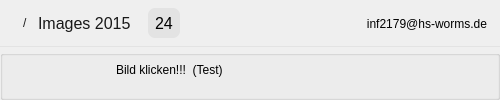
       <widget class="QWidget" name="gridContent" native="true">
        <property name="minimumSize">
         <size>
          <width>500</width>
          <height>0</height>
         </size>
        </property>
        <property name="styleSheet">
         <string notr="true">#gridContent{
       background-color:#FFF;
       border-top:1px solid #e3e3e3;
}</string>
        </property>
        <layout class="QGridLayout" name="gridLayout_10" rowstretch="0,0,0" columnstretch="0">
         <property name="leftMargin">
          <number>0</number>
         </property>
         <property name="topMargin">
          <number>0</number>
         </property>
         <property name="rightMargin">
          <number>0</number>
         </property>
         <property name="bottomMargin">
          <number>0</number>
         </property>
         <property name="spacing">
          <number>0</number>
         </property>
         <item row="0" column="0" alignment="Qt::AlignTop">
          <widget class="QWidget" name="horizontalWidget" native="true">
           <property name="sizePolicy">
            <sizepolicy hsizetype="Preferred" vsizetype="Preferred">
             <horstretch>0</horstretch>
             <verstretch>0</verstretch>
            </sizepolicy>
           </property>
           <property name="minimumSize">
            <size>
             <width>0</width>
             <height>47</height>
            </size>
           </property>
           <property name="maximumSize">
            <size>
             <width>16777215</width>
             <height>47</height>
            </size>
           </property>
           <layout class="QHBoxLayout" name="horizontalLayout_4">
            <property name="spacing">
             <number>0</number>
            </property>
            <property name="leftMargin">
             <number>0</number>
            </property>
            <property name="topMargin">
             <number>0</number>
            </property>
            <property name="rightMargin">
             <number>0</number>
            </property>
            <property name="bottomMargin">
             <number>0</number>
            </property>
            <item alignment="Qt::AlignLeft|Qt::AlignTop">
             <widget class="QWidget" name="pathGridWidget" native="true">
              <property name="minimumSize">
               <size>
                <width>0</width>
                <height>47</height>
               </size>
              </property>
              <property name="styleSheet">
               <string notr="true">#pathGridWidget{
border-bottom:1px solid #e3e3e3;
}</string>
              </property>
              <layout class="QGridLayout" name="gridLayout_18">
               <property name="leftMargin">
                <number>0</number>
               </property>
               <property name="topMargin">
                <number>0</number>
               </property>
               <property name="rightMargin">
                <number>0</number>
               </property>
               <property name="bottomMargin">
                <number>0</number>
               </property>
               <property name="spacing">
                <number>0</number>
               </property>
               <item row="0" column="0">
                <layout class="QHBoxLayout" name="horizontalLayout_6">
                 <property name="spacing">
                  <number>0</number>
                 </property>
                 <item>
                  <widget class="QLabel" name="label_5">
                   <property name="sizePolicy">
                    <sizepolicy hsizetype="Preferred" vsizetype="Preferred">
                     <horstretch>0</horstretch>
                     <verstretch>0</verstretch>
                    </sizepolicy>
                   </property>
                   <property name="styleSheet">
                    <string notr="true">padding-left:10px;
padding-right:3px;</string>
                   </property>
                   <property name="text">
                    <string/>
                   </property>
                   <property name="pixmap">
                    <pixmap>../../../pic/home2.png</pixmap>
                   </property>
                  </widget>
                 </item>
                 <item>
                  <widget class="QLabel" name="label_6">
                   <property name="sizePolicy">
                    <sizepolicy hsizetype="Preferred" vsizetype="Preferred">
                     <horstretch>0</horstretch>
                     <verstretch>0</verstretch>
                    </sizepolicy>
                   </property>
                   <property name="styleSheet">
                    <string notr="true">color:#191919;
font-family: 'Source Sans Pro';
font-weight:regular;
padding-right:3px;
</string>
                   </property>
                   <property name="text">
                    <string>/</string>
                   </property>
                  </widget>
                 </item>
                 <item>
                  <widget class="QLabel" name="label_7">
                   <property name="styleSheet">
                    <string notr="true">color:#191919;
font-family: 'Source Sans Pro';
font-size:16px;
font-weight:regular;
padding-right:13px;</string>
                   </property>
                   <property name="text">
                    <string>Images 2015</string>
                   </property>
                  </widget>
                 </item>
                 <item>
                  <widget class="QLabel" name="label_8">
                   <property name="sizePolicy">
                    <sizepolicy hsizetype="Minimum" vsizetype="Minimum">
                     <horstretch>0</horstretch>
                     <verstretch>0</verstretch>
                    </sizepolicy>
                   </property>
                   <property name="minimumSize">
                    <size>
                     <width>20</width>
                     <height>20</height>
                    </size>
                   </property>
                   <property name="maximumSize">
                    <size>
                     <width>16777215</width>
                     <height>30</height>
                    </size>
                   </property>
                   <property name="styleSheet">
                    <string notr="true">background-color:#e3e3e3;
border-style:solid;
border-radius:7px;
border-color:e3e3e3;
border-width:0px;
font-size:16px;
padding:3px;
font-family: 'Source Sans Pro';
font-weight:regular;</string>
                   </property>
                   <property name="text">
                    <string>24</string>
                   </property>
                  </widget>
                 </item>
                </layout>
               </item>
              </layout>
             </widget>
            </item>
            <item alignment="Qt::AlignTop">
             <widget class="QWidget" name="userGridWidget" native="true">
              <property name="enabled">
               <bool>true</bool>
              </property>
              <property name="sizePolicy">
               <sizepolicy hsizetype="Expanding" vsizetype="Preferred">
                <horstretch>0</horstretch>
                <verstretch>0</verstretch>
               </sizepolicy>
              </property>
              <property name="minimumSize">
               <size>
                <width>300</width>
                <height>47</height>
               </size>
              </property>
              <property name="styleSheet">
               <string notr="true">#userGridWidget{
border-bottom:1px solid #e3e3e3;
}</string>
              </property>
              <layout class="QGridLayout" name="gridLayout_22">
               <property name="leftMargin">
                <number>0</number>
               </property>
               <property name="topMargin">
                <number>0</number>
               </property>
               <property name="rightMargin">
                <number>0</number>
               </property>
               <property name="bottomMargin">
                <number>0</number>
               </property>
               <property name="spacing">
                <number>0</number>
               </property>
               <item row="0" column="0">
                <widget class="QLabel" name="userLabel2">
                 <property name="sizePolicy">
                  <sizepolicy hsizetype="Preferred" vsizetype="Preferred">
                   <horstretch>0</horstretch>
                   <verstretch>0</verstretch>
                  </sizepolicy>
                 </property>
                 <property name="styleSheet">
                  <string notr="true">padding-right:10px;</string>
                 </property>
                 <property name="text">
                  <string>inf2179@hs-worms.de</string>
                 </property>
                 <property name="alignment">
                  <set>Qt::AlignRight|Qt::AlignTrailing|Qt::AlignVCenter</set>
                 </property>
                </widget>
               </item>
              </layout>
             </widget>
            </item>
           </layout>
          </widget>
         </item>
         <item row="2" column="0">
          <widget class="QGroupBox" name="groupBox_10">
           <property name="title">
            <string/>
           </property>
           <widget class="QPushButton" name="pushButton_2">
            <property name="geometry">
             <rect>
              <x>70</x>
              <y>50</y>
              <width>200</width>
              <height>180</height>
             </rect>
            </property>
            <property name="sizePolicy">
             <sizepolicy hsizetype="Minimum" vsizetype="Maximum">
              <horstretch>0</horstretch>
              <verstretch>0</verstretch>
             </sizepolicy>
            </property>
            <property name="minimumSize">
             <size>
              <width>200</width>
              <height>175</height>
             </size>
            </property>
            <property name="maximumSize">
             <size>
              <width>200</width>
              <height>180</height>
             </size>
            </property>
            <property name="cursor">
             <cursorShape>PointingHandCursor</cursorShape>
            </property>
            <property name="styleSheet">
             <string notr="true">#pushButton_2{
	background-color:#f2f2f2;
	border:none;
}

#pushButton_2:hover:!pressed
{
  	border: 1px solid #1ca3c4;
}</string>
            </property>
            <property name="text">
             <string/>
            </property>
            <property name="icon">
             <iconset>
              <normaloff>../../../pic/pic2.jpg</normaloff>../../../pic/pic2.jpg</iconset>
            </property>
            <property name="iconSize">
             <size>
              <width>200</width>
              <height>180</height>
             </size>
            </property>
           </widget>
           <widget class="QLabel" name="label_9">
            <property name="geometry">
             <rect>
              <x>116</x>
              <y>10</y>
              <width>181</width>
              <height>20</height>
             </rect>
            </property>
            <property name="text">
             <string>Bild klicken!!!  (Test)</string>
            </property>
           </widget>
          </widget>
         </item>
        </layout>
       </widget>
